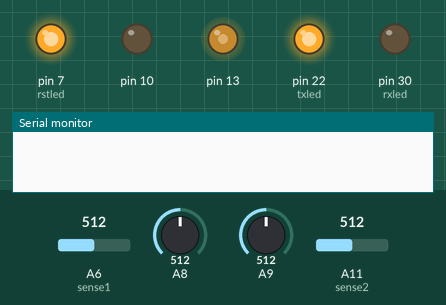
Bench run of a sketch on a simulated Arduino Leonardo, built with avr-gcc and run on an emulated ATmega32U4. Parts: output pins drawn as LEDs (lit = HIGH), the last lines printed to the serial monitor. The inputs (shaded band) are chosen by the test bench; at power-on: A6 (sense1) = 512, A8 = 512, A9 = 512, A11 (sense2) = 512. Pins used as bus, display or sensor lines are not drawn.

Above: at 0.1 s.
At 1.4 s:
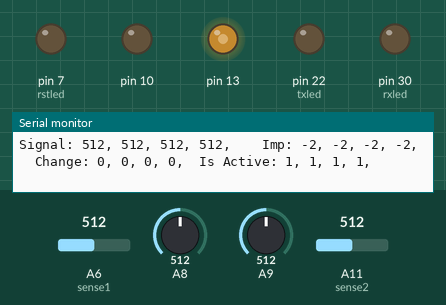
1.5 s: A6 (sense1) set to 630
3.4 s: A8 set to 30
5.2 s: A9 set to 30
7.0 s: A11 (sense2) set to 30
Timing chart, 0 to 9.8 s (numbered marks = the images above; inputs shaded):
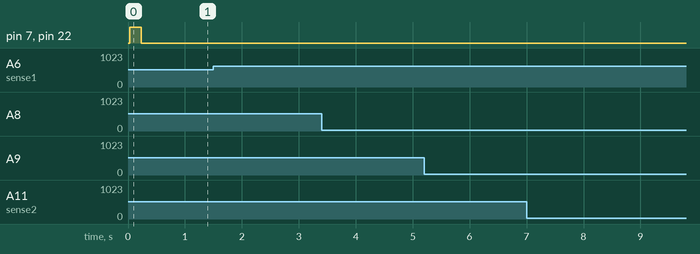

The sketch:

button_multichannel_rf6.ino
```cpp
/**********************************************************
                Fast PWM Test
Demostrates the generation of high speed PWM
using timers 1 and 4
There are two pieces of code:
One for pins 9, 10 and 11 using TIMER 1
with frequencies up to 62kHz
Other for pins 6 and 13 using TIMER 4
with frequencies up to 187kHz
History:
  12/12/2014 - Version 1.0
  22/12/2014 - Adding a missing OCR4C value

  http://r6500.blogspot.com/2014/12/fast-pwm-on-arduino-leonardo.html

***********************************************************/

// https://web.archive.org/web/20140101032749/http://coolarduino.wordpress.com/2012/09/19/quasi-real-time-oscilloscope-remix/


/**********************************************************
   Fast PWM on pins 9,10,11 (TIMER 1)

   Do not use analogWrite to pins 9, 10 or 11 if using
   this functions as they use the same timer.

   Those functions will probably conflict with the
   servo library.

   Uses 5 PWM frequencies between 61Hz and 62.5kHz

**********************************************************/


/**********************************************************
   Fast PWM on pins 6, 13 (High Speed TIMER 4)

   Do not use analogWrite to pins 6 or 13 if using
   this functions as they use the same timer.

   Those functions will conflict with the
   MSTIMER2 library.
   Uses 7 PWM frequencies between 2930Hz and 187.5kHz

   Timer 4 uses a PLL as input so that its clock frequency
   can be up to 96MHz on standard Arduino Leonardo.
   We limit imput frequency to 48MHz to generate 187.5kHz PWM
   If needed, we can double that up to 375kHz
**********************************************************/

// Frequency modes for TIMER4
#define PWM187k 1   // 187500 Hz
#define PWM94k  2   //  93750 Hz
#define PWM47k  3   //  46875 Hz
#define PWM23k  4   //  23437 Hz
#define PWM12k  5   //  11719 Hz
#define PWM6k   6   //   5859 Hz
#define PWM3k   7   //   2930 Hz

// Direct PWM change variables
#define PWM6        OCR4D
#define PWM13       OCR4A

// Terminal count
#define PWM6_13_MAX OCR4C

// Configure the PWM clock
// The argument is one of the 7 previously defined modes
void pwm613configure(int mode)
{
// TCCR4A configuration
TCCR4A=0;

// TCCR4B configuration
TCCR4B=mode;

// TCCR4C configuration
TCCR4C=0;

// TCCR4D configuration
TCCR4D=0;

// TCCR4D configuration
TCCR4D=0;

// PLL Configuration
// Use 96MHz / 2 = 48MHz
// PLLFRQ=(PLLFRQ&0xCF)|0x30;
 PLLFRQ=(PLLFRQ&0xCF)|0x10; // Will double all frequencies

// Terminal count for Timer 4 PWM
OCR4C=255;
}

// Set PWM to D6 (Timer4 D)
// Argument is PWM between 0 and 255
void pwmSet6(int value)
{
OCR4D=value;   // Set PWM value
DDRD|=1<<7;    // Set Output Mode D7
TCCR4C|=0x09;  // Activate channel D
}

// Set PWM to D13 (Timer4 A)
// Argument is PWM between 0 and 255
void pwmSet13(int value)
{
OCR4A=value;   // Set PWM value
DDRC|=1<<7;    // Set Output Mode C7
TCCR4A=0x82;  // Activate channel A
}

/*************** ADDITIONAL DEFINITIONS ******************/

// Macro to converts from duty (0..100) to PWM (0..255)
#define DUTY2PWM(x)  ((255*(x))/100)

/**********************************************************/

////////////////////////////////////////
//////////        WHOA        //////////
//////////        WHOA        //////////
//////////        WHOA        //////////
//////////        WHOA        //////////
//////////        WHOA        //////////
////////////////////////////////////////

// Pins

int hvDigitalIn = 19; // pf6 -> A1   D19
int hvClock = 18;     // pf7 -> A0   D18

int clearPin = 6;     // pd7 -> A7   D6#
int sense1 = A6;      // pd4 -> A6   D4
int sense2 = A11;     // pd6 -> A11  D12
int sense3 = 8;       // pb4 -> A8   D8
int sense4 = 9;       // pb5 -> A9   D9

int elEnable = 20;    // pf5 -> A2   D20

int detect = 5;

int rxled = 30;
int txled = 22;
int rstled = 7;

// This is hacky.
// Work around from this changing when the program is loaded from the IDE.
int capSenseFrequency = 1;

// State

#define channelCount 4
int switched[] = {0, 0, 0, 0};
bool glow[] = {true, true, true, true};
bool allGlow[] = {true, true, true, true};
bool noGlow[] = {false, false, false, false};

#define prevValSize 50
int prevVal[prevValSize][channelCount];

#define sampleCount 3
int sampleAll[channelCount][sampleCount];
int sampleAllVal[channelCount];

int samples[sampleCount];
int sampleVal = 0;

// Helpers

int tempGlow[channelCount];
byte tempGlow_unroll[channelCount * 2];
void switchOutputs(bool* glow) {
  // Make pins on the layout correspond to the pins on the switch
  tempGlow[2] = glow[0];
  tempGlow[3] = glow[1];
  tempGlow[1] = glow[2];
  tempGlow[0] = glow[3];

  // Process bit flips ahead of sending serial signal
  PORTF = PORTF | B10000000;
  for (int i = 0; i < 8; i++) {
    if (tempGlow[i / 2] == 1) {
      tempGlow_unroll[i] = PORTF | B01000000;
    }
    else {
      tempGlow_unroll[i] = PORTF & B10111111;
    }
  }

  for (int i = 0; i < 8; i++) {
    PORTF = tempGlow_unroll[i];
    //   digitalWrite(hvClock, LOW);
    PORTF = PORTF & B01111111;
    //   digitalWrite(hvClock, HIGH);
//    PORTF = PORTF | B10000000;
  }
  PORTF = PORTF | B10000000;


}

bool isSense_active[] = {true, true, true, true};
void switchHalfOutputsA() {
  for (int i = 0; i < 4; i++) {
    PORTF = PORTF | B01000000;
 //   PORTF = PORTF | (isSense_active[i] << 6);
    PORTF = PORTF & B01111111;
    PORTF = PORTF | B10000000;

    PORTF = PORTF & B10111111;
    PORTF = PORTF & B01111111;
    PORTF = PORTF | B10000000;
  }
}

void switchHalfOutputsB() {
  for (int i = 0; i < 4; i++) {
    PORTF = PORTF & B10111111;
    PORTF = PORTF & B01111111;
    PORTF = PORTF | B10000000;

    PORTF = PORTF | B01000000;
  //  PORTF = PORTF | (isSense_active[i] << 6);
    PORTF = PORTF & B01111111;
    PORTF = PORTF | B10000000;
  }
}

// This could be fancier...
void sort(int *a, int len)
{
   for (int i = 1; i < len; ++i)
   {
     int j = a[i];
     int k;
     for (k = i - 1; (k >= 0) && (j < a[k]); k--)
     {
       a[k + 1] = a[k];
     }
     a[k + 1] = j;
   }
}

// This mutates the input array! Beware!
float getMedian(int* array, int len) {
//  int len = sizeof(array);
  sort(array, len);
  float tempVal = 0;
  return array[(len / 2) + 1];

//  for (int i = (len / 2) - 1; i < (len / 2) + 2; i++) {
//    tempVal += array[i];
//  }
//  return tempVal / 3;
}

void ledsOff() {
  digitalWrite(rxled, LOW);
  digitalWrite(txled, LOW);
  digitalWrite(rstled, LOW);
}

void ledsOn() {
  digitalWrite(rxled, HIGH);
  digitalWrite(txled, HIGH);
  digitalWrite(rstled, HIGH);
}

unsigned long microsdelay;

// Arduino I/O is real slow.  Opaque bitwise port manipulation ftw!
int adcSensePorts[] = {B00000000, B00000001, B00000011, B00000100};

// this is internal, use the interface functions below!
bool toSense_internal[] = {true, true, true, true};
int senseResults_internal[] = {0, 0, 0, 0};

void initSense_withResistor(){
 // listen to resistor

    switchOutputs(noGlow);
    //  digitalWrite(elEnable, HIGH);
    PORTF = PORTF | B00100000;
    delayMicroseconds(100);

//    microsdelay = micros();
    while(bitRead(PINC, 6));
    switchOutputs(allGlow);
    switchHalfOutputsA();
    while(!bitRead(PINC, 6));
    while(bitRead(PINC, 6));
    while(!bitRead(PINC, 6));
    while(bitRead(PINC, 6));


    switchOutputs(noGlow);
    delayMicroseconds(30);

//    microsdelay = micros() - microsdelay;
}

int spinner = 0;
void initSense_withoutResistor() {
    // Hacky.  Allows charge to disappate faster - kills flicker.

//    switchOutputs(allGlow);
//    microsdelay = 0;
//    while(bitRead(PINC, 6) || microsdelay < 20){
//      microsdelay++;
//    }
    // digitalWrite(elEnable, LOW);
    PORTF = PORTF & B11011111;
    for (int i = 0; i < 30; i++) {
      switchHalfOutputsA();
      spinner = 0;
      while(spinner < 34) {
        spinner++;
      }

      switchHalfOutputsB();
      spinner = 0;
      while(spinner < 34) {
        spinner++;
      }
    }

    // Make EL lamps float
    switchOutputs(noGlow);
    delayMicroseconds(30);
}

void senseChannels_internal(int chargeDelay_micros = 1000) {
    noInterrupts();

    // make sure pwm oscillator is running.
    pwm613configure(capSenseFrequency);
    pwmSet13(127);

    // digitalWrite(clearPin, HIGH);
    PORTD = PORTD | B10000000;

    if (chargeDelay_micros < 1) {
      chargeDelay_micros = 1000;
    }

// Set ADC initialization bits - make sure things haven't gotten misconfigured.
    // 6: right adjust bits // last 5 bits select ADC.
    ADMUX = adcSensePorts[3];
    // high speed mode / 0 / analog selection, extra bit.
    ADCSRB = B10100000;
    // disable adc
    ADCSRA = B00000110;

    initSense_withoutResistor();

// Begin measurement sequence
    // digitalWrite(clearPin, LOW);
    PORTD = PORTD & B01111111;

    delayMicroseconds(chargeDelay_micros);
// start measurement
// Go backwords so that channel 4 has the lowest sensitivity and 1 has the highest.
    for(int i = 3; i >= 0; i--) {
      if (toSense_internal[i]) {
        // enable / start / auto trigger / interrupt flag / interrupt enable /// scale /// p.315
        ADCSRA = B11000110;
        delayMicroseconds(50);
        ADMUX = adcSensePorts[(i + 3) % 4];
        while ((ADCSRA & B01000000));
        sampleVal = ADCL;    // store lower byte ADC
        sampleVal += ADCH << 8;  // store higher bytes ADC
        senseResults_internal[i] = sampleVal;
      }
      else {
        ADMUX = adcSensePorts[(i + 3) % 4];
        senseResults_internal[i] = -1;
      }
    }

   //  digitalWrite(elEnable, HIGH);
   PORTF = PORTF | B00100000;
   interrupts();
   //    digitalWrite(clearPin, HIGH);
   PORTD = PORTD | B10000000;
   return;
}

// Sensing interfaces!
// Note that the channel here corresponds to the number written on the board,
// which is shifted up by one from the indicies in the senseResults array.
int senseChannel(int channel, int chargeDelay_micros = 1000, bool isGlow = true) {
  if (channel < 0 || channel > 4) {
    Serial.println("Warning: you might not be measuring the channel you intend to!");
    ledsOn();
  }
  channel = (channel - 1) % 4; // sanitize your inputs.
  for (int i = 0; i < 4; i++) {
    toSense_internal[i] = false;
  }
  toSense_internal[channel] = true;
  senseChannels_internal(chargeDelay_micros);
  if (isGlow) {
    switchOutputs(glow);
  }
  return senseResults_internal[channel];
}

int* senseAll(int chargeDelay_micros = 1000, bool isGlow = true) {
  for (int i = 0; i < 4; i++) {
    toSense_internal[i] = true;
  }
  senseChannels_internal(chargeDelay_micros);

  if (isGlow) {
    switchOutputs(glow);
  }
  return senseResults_internal;
}


int inactiveMeasure[channelCount];
int activeProbe = 0;
// This function saves a bit of time by not measuring "inactive" channels each cycle.
// Makes the measurement go a bit faster, i.e. makes the EL dohickey brighter!
int* senseAllActive(int chargeDelay_micros = 1000, bool isGlow = true) {
  activeProbe = (activeProbe + 1) % channelCount;
  for (int i = 0; i < 4; i++) {
    if (isSense_active[activeProbe]) {
      activeProbe = (activeProbe + 1) % channelCount;
    }
    else {
      break;
    }
  }

  for (int i = 0; i < 4; i++) {
    toSense_internal[i] = isSense_active[i];
    if (i == activeProbe) {
      toSense_internal[i] = true;
    }
  }
  senseChannels_internal(chargeDelay_micros);

  if (isGlow) {
    switchOutputs(glow);
  }

  // Change threshold for activating, might want to make this smaller?
  if (inactiveMeasure[activeProbe] - senseResults_internal[activeProbe] > 50 ||
      senseResults_internal[activeProbe] < 400) {
    isSense_active[activeProbe] = true;
  }
  else {
    inactiveMeasure[activeProbe] = senseResults_internal[activeProbe];
  }

  for (int i = 0; i < 4; i++) {
    if (!toSense_internal[i]) {
      senseResults_internal[i] = inactiveMeasure[i];
    }
  }

 // Serial.println(isSense_active[2] << 6);

  return senseResults_internal;
}

// The ardunio IDE insists on changing the frequency of the fast pwm when the board is programmed
// This is a hack that accounts for that.
void ensureCorrectFrequency() {
  switchOutputs(noGlow);
  ledsOff();

  capSenseFrequency = PWM187k;
  int read187k = senseChannel(1, 5000);
  read187k = senseChannel(1, 5000);
  read187k = senseChannel(1, 5000);
//  Serial.print("187: ");
//  Serial.println(read187k);


  capSenseFrequency = PWM94k;
  int read94k = senseChannel(1, 5000);
  read94k = senseChannel(1, 5000);
  read94k = senseChannel(1, 5000);
//  Serial.print("94: ");
//  Serial.println(read94k);

  if (read94k > read187k) {
    capSenseFrequency = PWM94k;
    digitalWrite(rxled, HIGH);
    if (read94k > 150) {
      digitalWrite(txled, HIGH);
    }
    delay(200);
  }
  else{
    capSenseFrequency = PWM187k;
    digitalWrite(rstled, HIGH);
    if (read187k > 150) {
      digitalWrite(txled, HIGH);
    }
    delay(200);
  }
  ledsOff();
}

//////////~~~~~~~~~~~~~~~~~~~~~~~~~~~~~~~~~~~~~~~~~~///////////

int* senseResults;

void setup() {
  Serial.begin(9600);

  // hvSwitch communication
  pinMode(hvDigitalIn, OUTPUT);
  pinMode(hvClock, OUTPUT);

  pinMode(clearPin, OUTPUT);
  digitalWrite(clearPin, LOW);

  pinMode(10, OUTPUT);


  pinMode(elEnable, OUTPUT);
  digitalWrite(elEnable, HIGH);

  pinMode(detect, INPUT);

  pinMode(sense1, INPUT);
  pinMode(sense2, INPUT);
  pinMode(sense3, INPUT);
  pinMode(sense4, INPUT);

  pinMode(rxled, OUTPUT);
  pinMode(txled, OUTPUT);
  pinMode(rstled, OUTPUT);

  analogReference(DEFAULT);

  // this should be called after the clear pin is set low
  ensureCorrectFrequency();

  // Disables channels without EL plugged in.
  senseResults = senseAll(2300, true);
  for (int i = 0; i < 4; i++) {
    if (senseResults[i] > 620) {
      isSense_active[i] = false;
    }
  }

  senseResults = senseAll(1000, true);
  for (int i = 0; i < 4; i++) {
    if (isSense_active[i]) {
      inactiveMeasure[i] = senseResults[i];
    }
  }
}

// Do this instead of using a bunch of individual Serial.print statements to save time!
// If your wire starts flashing when you are logging, this might be why!
#define printLineSize 200
char logBuffer[printLineSize];
char tempLogBuffer[printLineSize];


 #define ENABLE_LOGGING

#ifdef ENABLE_LOGGING

#define subBufferSize 50
char signalBuffer[subBufferSize];
char impulseBuffer[subBufferSize];
// These are in reference to the impulse, which is itself a funny denoising derivative-y thing
char extraBuffer[subBufferSize];
char derivativeBuffer[subBufferSize];

#endif

int val = 0;

int minimum = 10000;
int maximum = 0;

#define senseSize 23
int senseHistory[channelCount][senseSize];
int senseHistoryTemp[senseSize];
int senseHistoryIter = 0;

bool isTouched = false;
bool whereTouched[] = {false, false, false, false};

float change = 0;

bool shouldGlow = true;

bool isOn = true;
bool justSwitched = false;
int switchedCount = 0;

#define smoothedSenseSize 21
int smoothedSenseHistory[channelCount][smoothedSenseSize];
int smoothedSenseIter = 0;


#define smoothedTouchWindow 4
float smoothedSampleMedian = 0;
float smoothedSampleMin = 0;
float smoothedSampleNew = 0;
int smoothedSampleTemp[smoothedSenseSize - smoothedTouchWindow];

int channelMean[] = {0, 0, 0, 0};
int chanImpulse;
int chanPrevImpulse;
int chanChangeCount;

// Here are the main levers which control the operation of this program
#define increaseWindow 17
#define pureIncreaseThreshold 5
#define increaseThresholdWithImpulse 3
#define impulseThreshold 3
#define bigImpulseThreshold 8
#define glowTime_us 1300

void loop() {
    senseResults = senseAllActive(1000, true);

    smoothedSenseIter = (smoothedSenseIter + 1) % smoothedSenseSize;


    // Get new smoothed value
    for (int channel = 0; channel < channelCount; channel++) {
      senseHistory[channel][senseHistoryIter] = senseResults[channel];
      senseHistoryIter++;
      if (senseHistoryIter == senseSize) {
        senseHistoryIter = 0;
      }

      for (int i = 0; i < senseSize; i++) {
        senseHistoryTemp[i] = senseHistory[channel][i];
      }

      sort(senseHistoryTemp, senseSize);

      smoothedSenseHistory[channel][smoothedSenseIter] = senseHistoryTemp[0];

      int diff = 0;
      int skipcount = 0;
      for (int i = 0; i < 5; i++) {
        diff = senseHistoryTemp[i + 1] - senseHistoryTemp[i];
        if (diff > 6) {
          smoothedSenseHistory[channel][smoothedSenseIter] = senseHistoryTemp[i + 1];
          break;
        }
      }


//    if(senseHistoryIter==0  && channel == 2){
//      for(int i=0; i<25; i++){
//        Serial.print(senseHistoryTemp[i]);
//        Serial.print(", ");
//      }
//      Serial.println();
//
//    }

    }

    for (int channel = 0; channel < channelCount; channel++) {
      channelMean[channel] = (channelMean[channel] * 2 +
                              smoothedSenseHistory[channel][(smoothedSenseIter + 1 + smoothedSenseSize) % smoothedSenseSize]) / 3;

      chanImpulse =  channelMean[channel] - smoothedSenseHistory[channel][smoothedSenseIter];
      chanPrevImpulse = channelMean[channel] - smoothedSenseHistory[channel][(smoothedSenseIter + smoothedSenseSize - 1) % smoothedSenseSize];
      chanChangeCount = 0;

      int senseDiff;
      for (int steps = 0; steps < increaseWindow; steps++) {
        senseDiff = smoothedSenseHistory[channel][(smoothedSenseIter - (steps + 1) + smoothedSenseSize) % smoothedSenseSize]
            - smoothedSenseHistory[channel][(smoothedSenseIter - (steps) + smoothedSenseSize) % smoothedSenseSize];

        if (senseDiff > 0) {
          chanChangeCount += 1;
        }
//        if (senseDiff < -5) {
//          chanChangeCount = -1;
//          break;
//        }
      }

      if (chanChangeCount == impulseThreshold + 1) {
        chanImpulse += 5;
      }


      if (switchedCount == 0 && isSense_active[channel] &&
           ((chanImpulse > impulseThreshold && chanChangeCount >= increaseThresholdWithImpulse) ||
            (chanImpulse > bigImpulseThreshold && chanChangeCount + 1 >= increaseThresholdWithImpulse) ||
            (chanChangeCount >= pureIncreaseThreshold)) ){
        isTouched = true;
        whereTouched[channel] = true;
#ifndef ENABLE_LOGGING
        sprintf(logBuffer, "Switched channel: %d Measurement: %d Impulse: %d Adj transition count: %d Big Impulse: %d",
          channel, smoothedSenseHistory[channel][smoothedSenseIter], chanImpulse, chanChangeCount, chanImpulse > bigImpulseThreshold);
        Serial.println(logBuffer);
#endif
      }

#ifdef ENABLE_LOGGING

    // EXEX - Logging inline - pull into a function!
    int tailMeanlen;
    int derivativelen;
    int impulselen;

    switch (channel) {
      case 0:
        impulselen = sprintf(impulseBuffer, "Imp: %d, ",
                             chanImpulse);
        derivativelen = sprintf(derivativeBuffer, "Change: %d, ",
                                chanChangeCount);
        tailMeanlen = sprintf(extraBuffer, "Is Active: %d, ",isSense_active[channel]);
                         //     chanImpulse > bigImpulseThreshold && chanChangeCount + 1 >= increaseThresholdWithImpulse);

        break;

      case 1:
      case 2:
      case 3:
        impulselen += sprintf(impulseBuffer + impulselen, "%d, ",
                              chanImpulse);
        derivativelen += sprintf(derivativeBuffer + derivativelen, "%d, ",
                                 chanChangeCount);
        tailMeanlen += sprintf(extraBuffer + tailMeanlen, "%d, ", isSense_active[channel]);
                        //       chanImpulse > bigImpulseThreshold && chanChangeCount + 1 >= increaseThresholdWithImpulse);

        break;

      default:
        break;
    }
#endif

    }

#ifdef ENABLE_LOGGING
  int signallen;
  for (int chan = 0; chan < channelCount; chan++) {
    switch (chan) {
      case 0:
        for (int l = 0; l < printLineSize; l++) {
          tempLogBuffer[l] = logBuffer[l];
        }
        signallen = sprintf(signalBuffer, "Signal: %d, ", smoothedSenseHistory[chan][smoothedSenseIter]);
        break;

      case 1:
      case 2:
      case 3:
        signallen += sprintf(signalBuffer + signallen, "%d, ", smoothedSenseHistory[chan][smoothedSenseIter]);
        break;

      default:
        Serial.print("blah ");
        break;
    }
  }

  snprintf(logBuffer, printLineSize, "%20s %23s %20s %20s %s",
           signalBuffer,
           impulseBuffer,
           derivativeBuffer,
           extraBuffer, "");

  Serial.println(logBuffer);
#endif


    if (isTouched && switchedCount == 0) {
      isTouched = false;
      for (int chan = 0; chan < channelCount; chan++) {
        if (whereTouched[chan]) {
#ifdef ENABLE_LOGGING
          Serial.println("SWITCHED CHANNEL!");
          Serial.println(chan);
#endif
          whereTouched[chan] = false;
          glow[chan] = !glow[chan];
        }
      }
      switchedCount = senseSize + smoothedSenseSize;
    }

    switchOutputs(glow);

    if (switchedCount > 0) {
      switchedCount--;
    }

    delayMicroseconds(glowTime_us);
}
```
